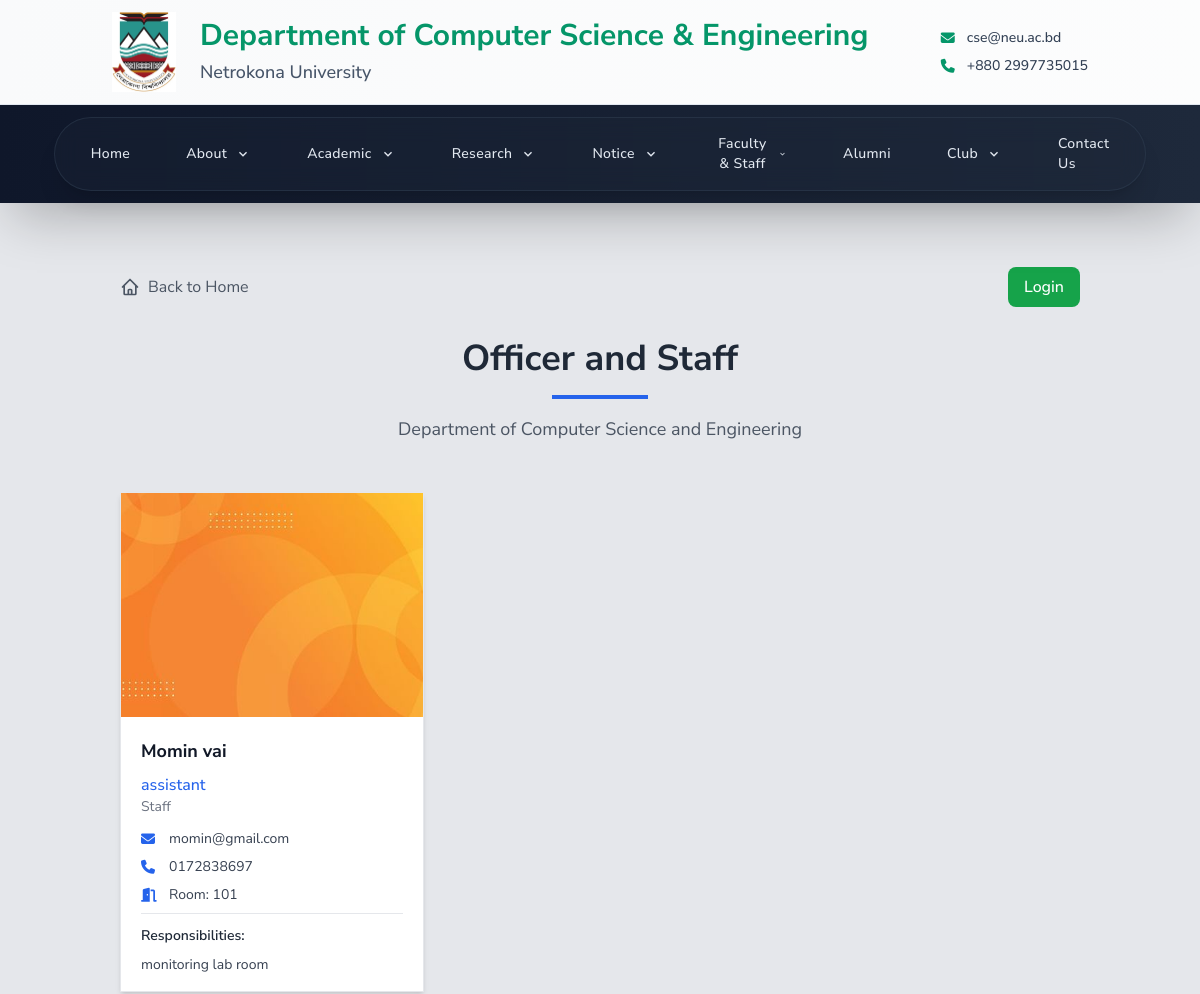
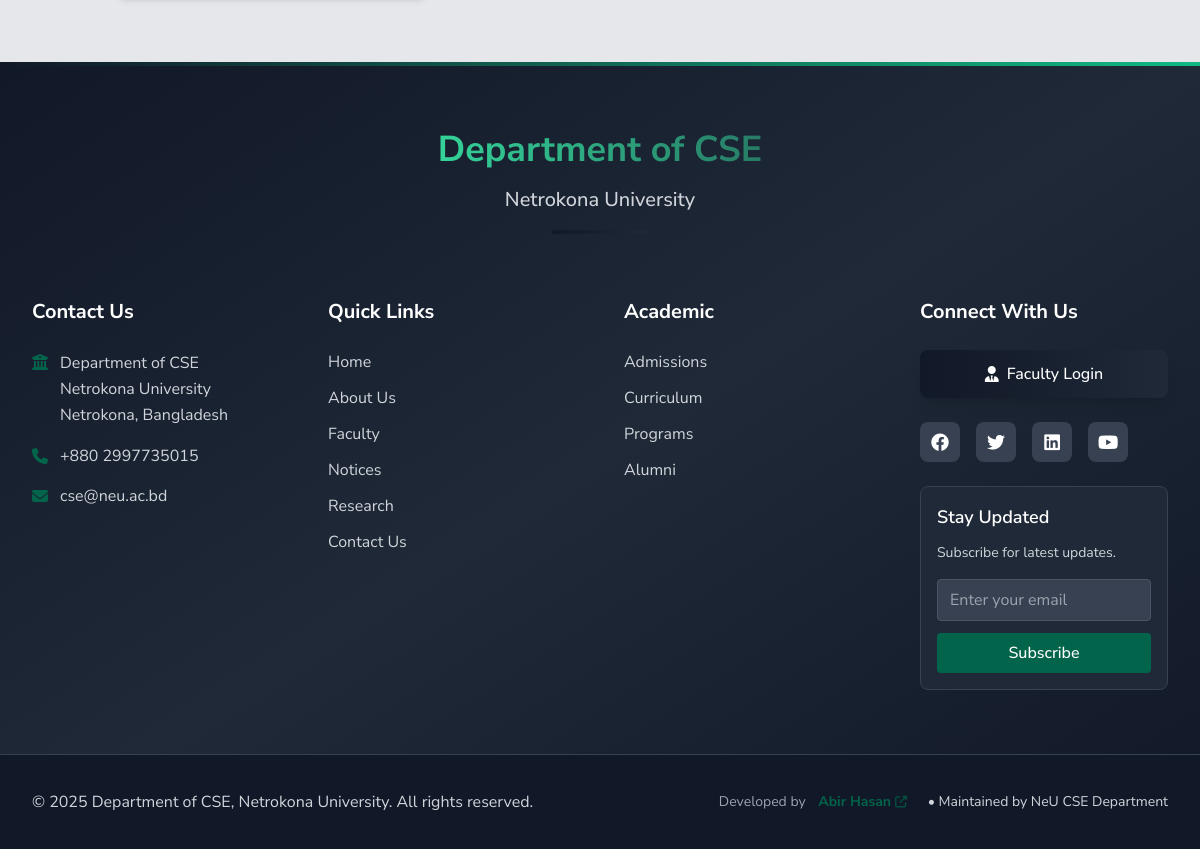
Page /faculty/officer-and-staff/ on the committed database (2 pictures, top to bottom).
### cse_app/models.py (models this page shows, shortened)
class Staff(models.Model):
    STAFF_TYPE_CHOICES = (
        ('officer', 'Officer'),
        ('staff', 'Staff'),
    )
    STATUS_CHOICES = (
        ('active', 'Active'),
        ('on_leave', 'On Leave'),
        ('past_staff', 'Past Staff'),
    )
    user = models.OneToOneField(User, on_delete=models.CASCADE, null=True, blank=True)
    name = models.CharField(max_length=100)
    staff_type = models.CharField(max_length=20, choices=STAFF_TYPE_CHOICES)
    designation = models.CharField(max_length=100)  # Free text field for designation
    status = models.CharField(max_length=20, choices=STATUS_CHOICES, default='active')
    email = models.EmailField(blank=True)
    phone = models.CharField(max_length=15, blank=True)
    room_no = models.CharField(max_length=10, blank=True)
    image = models.ImageField(upload_to='staff/', blank=True)
    bio = models.TextField(blank=True)
    responsibilities = models.TextField(blank=True)
    joined_date = models.DateField(blank=True, null=True)
    end_date = models.DateField(blank=True, null=True)
    class Meta:
        ordering = ['staff_type', 'name']
        verbose_name_plural = 'Staff'
    class Meta:
        ordering = ['joined_date']

### cse_app/views.py (the view)
# urls.py: path('faculty/officer-and-staff/', views.officer_and_staff, name='officer_and_staff'),
def officer_and_staff(request):
    staff_members = Staff.objects.all()
    return render(request, 'cse/faculty_and_staff/officer_and_staff.html', {
        'staff_members': staff_members
    })

### cse_app/context_processors.py (called while the page is built)
def scrolling_notice(request):
    notice = ScrollingNotice.objects.filter(is_active=True).first()
    return {'scrolling_notice': notice.text if notice else ''}

### templates/cse/faculty_and_staff/officer_and_staff.html (shortened to what this page needs)
{% extends 'base.html' %}
{% block content %}
<div class="container mx-auto px-4 py-8">
    <div class="mb-8 flex flex-col sm:flex-row sm:justify-between items-start sm:items-center">
      <a href="{% url 'home' %}" class="inline-flex items-center text-gray-600 hover:text-green-600 transition-colors duration-200">
        Back to Home
      </a>
    <a href="{% url 'staff_login' %}" class="inline-flex items-center px-4 py-2
     bg-green-600 hover:bg-green-700 text-white font-medium rounded-lg
     transition-colors duration-200 ">
      Login
    </a>
    </div>
    <div class="text-center mb-12">
        <h1 class="text-4xl font-bold mb-4 text-gray-800">Officer and Staff</h1>
        <div class="w-24 h-1 bg-blue-600 mx-auto mb-4"></div>
        <p class="text-lg text-gray-600 max-w-2xl mx-auto leading-relaxed">Department of Computer Science and Engineering</p>
    </div>
    <div class="grid grid-cols-1 md:grid-cols-2 lg:grid-cols-3 gap-6">
        {% for staff in staff_members %}
        <div class="bg-white border border-gray-200 shadow-md overflow-hidden h-[500px] flex flex-col">
            <div class="relative">
                {% if staff.image %}
                    <img src="{{ staff.image.url }}" alt="{{ staff.name }}" class="w-full h-56 object-cover">
                {% endif %}
            </div>
            <div class="p-5 flex flex-col flex-grow">
                <h3 class="text-lg font-bold text-gray-900 mb-2">{{ staff.name }}</h3>
                <div class="mb-3">
                    <p class="text-blue-600 font-medium">{{ staff.designation }}</p>
                    <p class="text-sm text-gray-500">{{ staff.get_staff_type_display }}</p>
                </div>
                <div class="space-y-2 text-gray-700 text-sm flex-grow">
                    {% if staff.email %}
                    <p class="flex items-center">
                        <i class="fas fa-envelope text-blue-600 mr-3 w-4"></i>
                        <span class="truncate">{{ staff.email }}</span>
                    </p>
                    {% endif %}
                    {% if staff.phone %}
                    <p class="flex items-center">
                        <i class="fas fa-phone text-blue-600 mr-3 w-4"></i>
                        {{ staff.phone }}
                    </p>
                    {% endif %}
                    {% if staff.room_no %}
                    <p class="flex items-center">
                        <i class="fas fa-door-open text-blue-600 mr-3 w-4"></i>
                        Room: {{ staff.room_no }}
                    </p>
                    {% endif %}
                    {% if staff.responsibilities %}
                    <div class="mt-3 pt-3 border-t border-gray-200">
                        <h4 class="text-sm font-semibold text-gray-800 mb-2">Responsibilities:</h4>
                        <p class="text-sm text-gray-700 leading-relaxed">{{ staff.responsibilities|linebreaksbr|truncatewords:15 }}</p>
                    </div>
                    {% endif %}
                </div>
                <div class="mt-auto pt-3">
                    {% if staff.joined_date %}
                    <p class="flex items-center text-sm text-gray-700">
                    </p>
                    {% endif %}
                </div>
            </div>
        </div>
        {% endfor %}
    </div>
</div>
{% endblock %}

### templates/base.html (style rules this page uses)
* { font-family: 'Nunito Sans', -apple-system, BlinkMacSystemFont, 'Segoe UI', Roboto, Oxygen, Ubuntu, Cantarell, sans-serif; }
.font-semibold { font-weight: 600; }
.font-bold { font-weight: 700; }
:root { --custom-green: #02644A; --custom-green-hover: #00916a; }
html { scroll-behavior: smooth; }

### rows in the picture
Staff: image (picture), name "Momin vai", designation "assistant", staff_type "Staff", email "momin@gmail.com", phone "0172838697", room_no "101", responsibilities "monitoring lab room"
